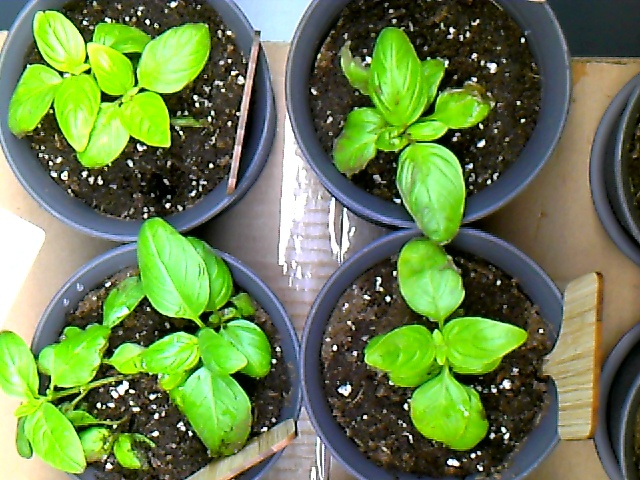
#> input picture 2020-02-06T20_27_34.359693_camera_0.jpg, 640 x 480 px
$ jupyter execute --allow-errors leaf_image_preprocessing-Copy1.ipynb   (shell and % lines are left out)
#> lines starting #> are read from the running program, lines starting #| are printed output that depends on the picture; after the words box and inside, x2 and y2 are one past the last pixel; in counts of white or black regions, pixels touching at a corner belong together
[cell 1]
import os
cwd = os.getcwd()
print(cwd)

#Change working directory
os.chdir(r'''C:\Users\wscott\Pictures''')
print(cwd)

[cell 2]
os.listdir()

[cell 3]
import cv2, matplotlib
import numpy as np
import matplotlib.pyplot as plt

[cell 4]
# read an image
base_leaf_img = cv2.imread('2020-02-06T20_27_34.359693_camera_0.jpg')
#> base_leaf_img is the input picture: shape (480, 640, 3); mean B, G, R 77.6, 128.5, 105.8

# show image format (basically a 3-d array of pixel color info, in BGR format)
print(base_leaf_img)
#> (printed output is left out)

[cell 5]
# convert image to RGB color for matplotlib
#base_leaf_img
BGR2RGB_leaf_img = cv2.cvtColor(base_leaf_img, cv2.COLOR_BGR2RGB)

# show image with matplotlib
#plt.imshow(base_leaf_img)
plt.imshow(BGR2RGB_leaf_img)

#numpy_horizontal = np.hstack((base_leaf_img, BGR2RGB_leaf_img))

#plt.imshow('Numpy Horizontal', numpy_horizontal)

[cell 6]
# convert image to grayscale
gray_img = cv2.cvtColor(BGR2RGB_leaf_img, cv2.COLOR_RGB2GRAY)
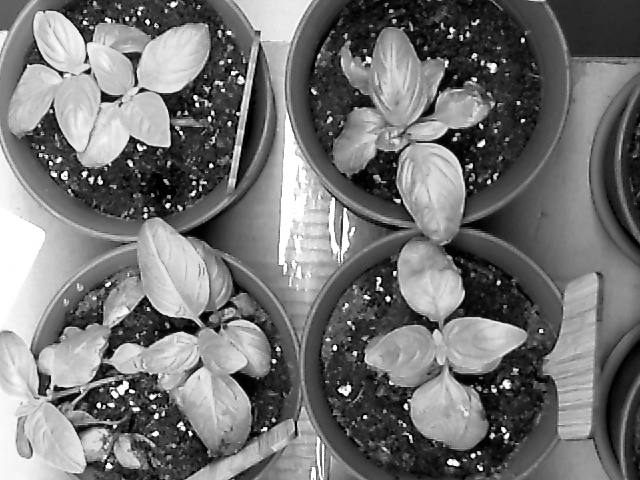
#> gray_img: shape (480, 640); min 0, max 255, mean 115.9

# grayscale image represented as a 2-d array
print(gray_img)
#> (printed output is left out)

[cell 7]
# find average per row, assuming image is already in the RGB format.
# np.average() takes in an axis argument which finds the average across that axis.
average_color_per_row = np.average(BGR2RGB_leaf_img, axis=0)
#> average_color_per_row = 640 rows, first 8: [205.9, 223.1, 188.6], [203.4, 220.8, 186.3], [202, 219.3, 185.7], [199.9, 217.3, 184.5], [199.1, 216.2, 184.6], [196.8, 214.2, 183.4], [195.8, 212.8, 183.8], [193.9, 211.4, 182.3]

# find average across average per row
average_color = np.average(average_color_per_row, axis=0)
#> average_color = [105.8, 128.5, 77.61]

# convert back to uint8
average_color = np.uint8(average_color)
#> average_color = [105, 128, 77]
print(average_color)
#| [105 128  77]

[cell 8]
# create 100 x 100 pixel image with average color value
average_color_img = np.array([[average_color]*100]*100, np.uint8)

plt.imshow(average_color_img)

[cell 9]
# threshold for image, with threshold 60
_, threshold_img = cv2.threshold(gray_img, 60, 255, cv2.THRESH_BINARY)
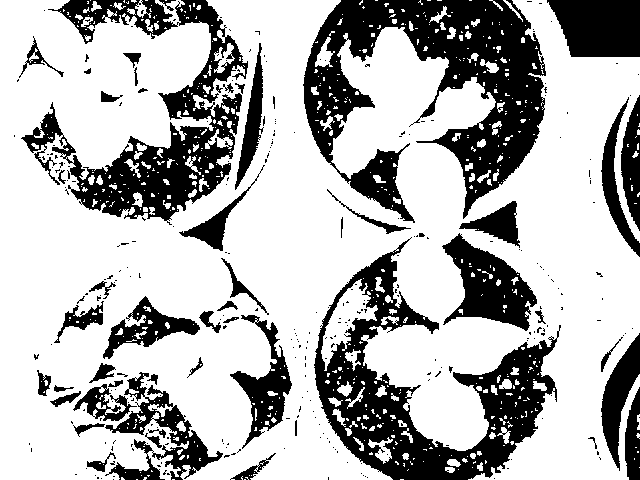
#> threshold_img: shape (480, 640); 70.3% white; 312 black regions (259 under 20 px), largest, box (x1, y1, x2, y2) and area: (303, 0, 546, 223) 23900, (314, 237, 561, 480) 18257, (21, 0, 248, 225) 15108

# show image
threshold_img = cv2.cvtColor(threshold_img, cv2.COLOR_GRAY2RGB)
plt.imshow(threshold_img)

[cell 10]
leaf_hsv = cv2.cvtColor(base_leaf_img, cv2.COLOR_BGR2HSV)
#> leaf_hsv: shape (480, 640, 3); mean H, S, V 54.4, 120.4, 135.9
leaf_hsv

[cell 11]
# open new Mondrian Piet painting photo
leaf_hsv = cv2.cvtColor(base_leaf_img, cv2.COLOR_BGR2HSV)

# threshold for hue channel in green range
green_min = np.array([10, 100, 100], np.uint8)
green_max = np.array([ 100, 255, 255], np.uint8)
threshold_green_img = cv2.inRange(leaf_hsv, green_min, green_max)
#> threshold_green_img: shape (480, 640); 28.2% white; 345 white regions (305 under 20 px), largest, box (x1, y1, x2, y2) and area: (333, 27, 529, 451) 31349, (0, 217, 272, 474) 29584, (8, 11, 211, 169) 17935

threshold_green_img = cv2.cvtColor(threshold_green_img, cv2.COLOR_GRAY2RGB)

plt.imshow(threshold_green_img)

[cell 12]
plt.imshow(cv2.cvtColor(leaf_hsv, cv2.COLOR_HSV2RGB))

#> (a cell that did not finish here is left out)

[cell 14]
plt.imshow(cv2.cvtColor(leaf_hsv, cv2.COLOR_HSV2RGB))

# get mask of pixels that are in blue range
mask_inverse = cv2.inRange(leaf_hsv, green_min, green_max)

# inverse mask to get parts that are not blue
mask = cv2.bitwise_not(mask_inverse)
plt.imshow(cv2.cvtColor(mask, cv2.COLOR_GRAY2RGB))

# convert single channel mask back into 3 channels
mask_rgb = cv2.cvtColor(mask, cv2.COLOR_GRAY2RGB)

# perform bitwise and on mask to obtain cut-out image that is not blue
masked_upstate = cv2.bitwise_and(base_leaf_img, mask_rgb)

# replace the cut-out parts with white
masked_replace_white = cv2.addWeighted(masked_upstate, 1, \
                                       cv2.cvtColor(mask_inverse, cv2.COLOR_GRAY2RGB), 1, 0)

plt.imshow(cv2.cvtColor(masked_replace_white, cv2.COLOR_BGR2RGB))

[cell 15]
# gaussian blurring with a 5x5 kernel
#BGR2RGB_leaf_img
leaf_blur_small = cv2.GaussianBlur(BGR2RGB_leaf_img, (5,5), 0)
plt.imshow(leaf_blur_small)

[cell 16]
#base_leaf_img = cv2.imread('leaf_image.jfif')
BGR2GRAY_leaf_img =  cv2.cvtColor(base_leaf_img, cv2.COLOR_BGR2GRAY)
leaf_preprocessed = cv2.GaussianBlur(BGR2GRAY_leaf_img, (5, 5), 0)

# get binary image
_, leaf_binary = cv2.threshold(leaf_preprocessed, 130, 255, cv2.THRESH_BINARY)
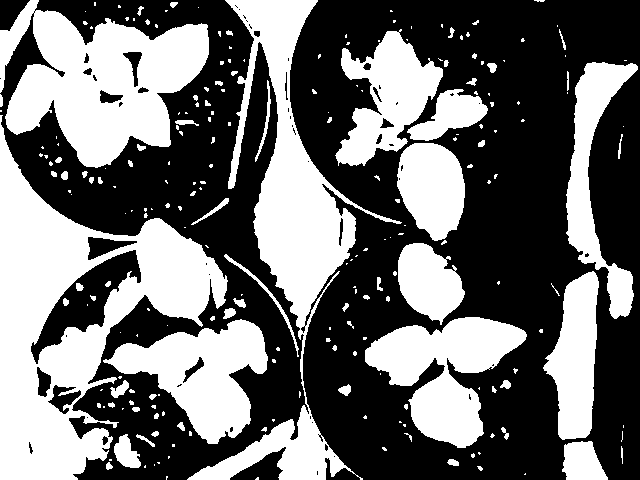
#> leaf_binary: shape (480, 640); 42.6% white; 230 white regions (159 under 20 px), largest, box (x1, y1, x2, y2) and area: (0, 115, 228, 480) 31634, (187, 0, 402, 480) 21939, (0, 0, 209, 168) 19873

# invert image to get coins
leaf_binary = cv2.bitwise_not(leaf_binary)
#> leaf_binary: shape (480, 640); 57.4% white; 230 black regions (159 under 20 px)
plt.imshow(leaf_binary)

[cell 17]
# find contours
leaf_contours, _ = cv2.findContours(leaf_binary, cv2.RETR_EXTERNAL, cv2.CHAIN_APPROX_SIMPLE)
#> leaf_contours = 34 contours, 23 with area under 20; largest, box (x1, y1, x2, y2) and area: (290, 0, 640, 480) 153144, (0, 0, 309, 480) 88758, (31, 250, 141, 364) 3936, (230, 447, 286, 480) 772, (0, 0, 30, 31) 532

# make copy of image
leaves_and_contours = np.copy(base_leaf_img)

# find contours of large enough area
min_leaf_area = 60
#> (the rest of this cell did not finish here and is left out)

[cell 18]
# create copy of image to draw bounding boxes
bounding_img = np.copy(base_leaf_img)

# for each contour find bounding box and draw rectangle
#> (the rest of this cell did not finish here and is left out)

[cell 19]
plt.imshow(cv2.cvtColor(base_leaf_img, cv2.COLOR_BGR2RGB))

[cell 20]
# get binary image and apply Gaussian blur
#coins_gray = cv2.cvtColor(coins, cv2.COLOR_BGR2GRAY)
coins_preprocessed = cv2.GaussianBlur(BGR2GRAY_leaf_img, (5, 5), 0)

plt.imshow(cv2.cvtColor(coins_preprocessed, cv2.COLOR_GRAY2RGB))

[cell 21]
_, coins_binary = cv2.threshold(coins_preprocessed, 130, 255, cv2.THRESH_BINARY)

# invert image to get coins
coins_binary = cv2.bitwise_not(coins_binary)
plt.imshow(cv2.cvtColor(coins_binary, cv2.COLOR_GRAY2RGB))
cv2.imwrite('output/coins-binary.png', coins_binary)
#> Out = True

[cell 22]
# morph coins by eroding and dilating to remove noise
morph_kernel = np.ones((15,15),np.uint8)
coins_morph = cv2.morphologyEx(coins_binary, cv2.MORPH_CLOSE, morph_kernel)
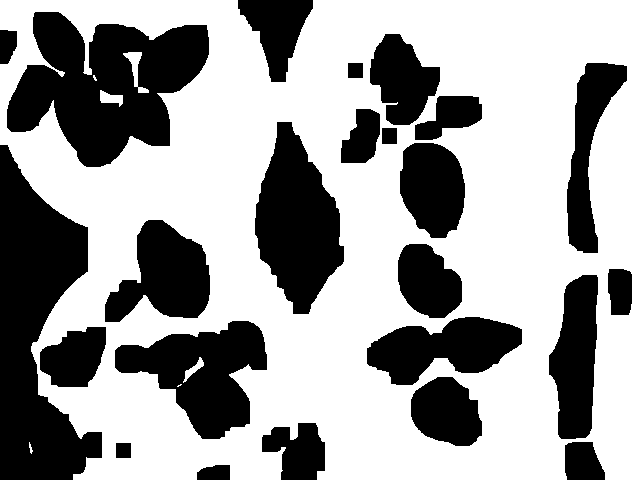
#> coins_morph: shape (480, 640); 62.9% white; 24 black regions, largest, box (x1, y1, x2, y2) and area: (0, 145, 102, 480) 19396, (7, 12, 209, 167) 18465, (255, 122, 344, 314) 10616

plt.imshow(cv2.cvtColor(coins_morph, cv2.COLOR_GRAY2RGB))

[cell 23]
# find contours
coins_contours, _ = cv2.findContours(coins_binary, cv2.RETR_EXTERNAL, cv2.CHAIN_APPROX_SIMPLE)
#> coins_contours has the same summary as leaf_contours

# make copy of image
coins_and_contours = np.copy(base_leaf_img)

# find contours of large enough area
min_coin_area = 60
large_contours = [cnt for cnt in coins_contours if cv2.contourArea(cnt) > min_coin_area]
#> large_contours = 8 contours; box (x1, y1, x2, y2) and area: (290, 0, 640, 480) 153144, (0, 0, 309, 480) 88758, (31, 250, 141, 364) 3936, (230, 447, 286, 480) 772, (0, 0, 30, 31) 532, (88, 237, 137, 260) 482, (48, 385, 81, 414) 380, (37, 367, 51, 397) 236

# draw contours
cv2.drawContours(coins_and_contours, large_contours, -1, (255,0,0))
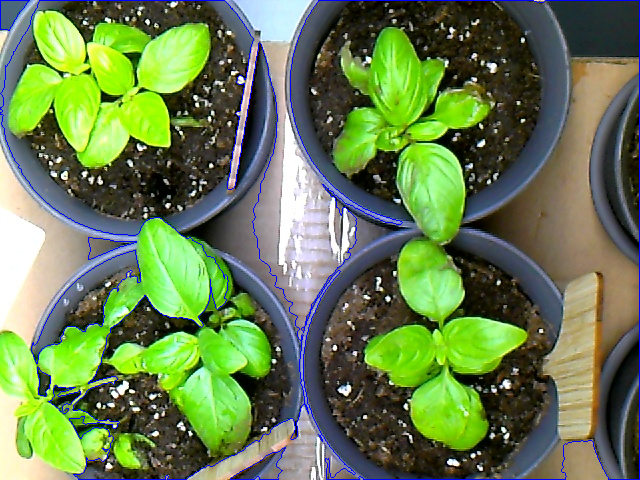
#> coins_and_contours: shape (480, 640, 3); 1.7% of pixels changed, all inside (x1, y1, x2, y2) = (0, 0, 640, 480)

plt.imshow(cv2.cvtColor(coins_and_contours, cv2.COLOR_BGR2RGB))
cv2.imwrite('output/coins-contour.jpg', coins_and_contours)

# print number of contours
print('number of coins: %d' % len(large_contours))
#| number of coins: 8

[cell 24]
# create copy of image to draw bounding boxes
bounding_img = np.copy(base_leaf_img)

# for each contour find bounding box and draw rectangle
for contour in large_contours:
    x, y, w, h = cv2.boundingRect(contour)
    cv2.rectangle(bounding_img, (x, y), (x + w, y + h), (0, 255, 0), 3)
#> this loop made 8 passes
#> (x, y, w, h) on passes 1 to 8: (230, 447, 56, 33), (48, 385, 33, 29), (37, 367, 14, 30), (31, 250, 110, 114), (88, 237, 49, 23), (290, 0, 350, 480), (0, 0, 309, 480), (0, 0, 30, 31)
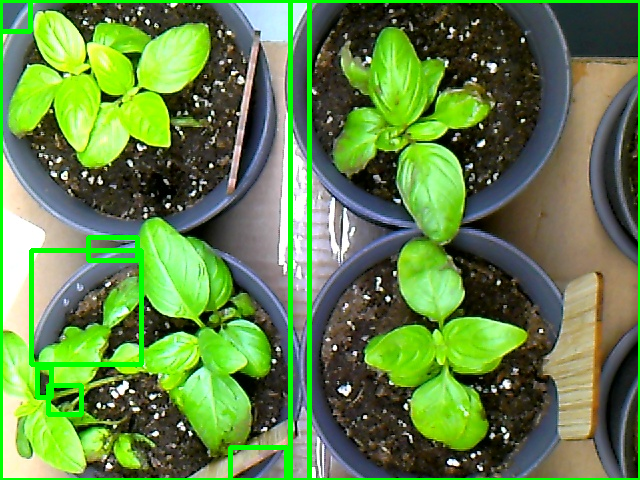
#> bounding_img: shape (480, 640, 3); 4.87% of pixels changed, all inside (x1, y1, x2, y2) = (0, 0, 640, 480)

plt.imshow(cv2.cvtColor(bounding_img, cv2.COLOR_BGR2RGB))
cv2.imwrite('output/coins-bounding.jpg', bounding_img)
#> Out = True

[cell 25]
cups_preprocessed  = cv2.cvtColor(cv2.GaussianBlur(base_leaf_img, (7,7), 0), cv2.COLOR_BGR2GRAY)

[cell 26]
# find binary image with thresholding
low_thresh = 120
high_thresh = 200
_, cups_thresh = cv2.threshold(cups_preprocessed, low_thresh, 255, cv2.THRESH_BINARY)
#> cups_thresh: shape (480, 640); 45.9% white; 175 white regions (103 under 20 px), largest, box (x1, y1, x2, y2) and area: (0, 0, 269, 480) 64712, (187, 0, 408, 480) 25050, (543, 59, 640, 480) 16709
plt.imshow(cv2.cvtColor(cups_thresh, cv2.COLOR_GRAY2RGB))
cv2.imwrite('output/cups-thresh-low.png', cups_thresh)

_, cups_thresh_hi = cv2.threshold(cups_preprocessed, high_thresh, 255, cv2.THRESH_BINARY)
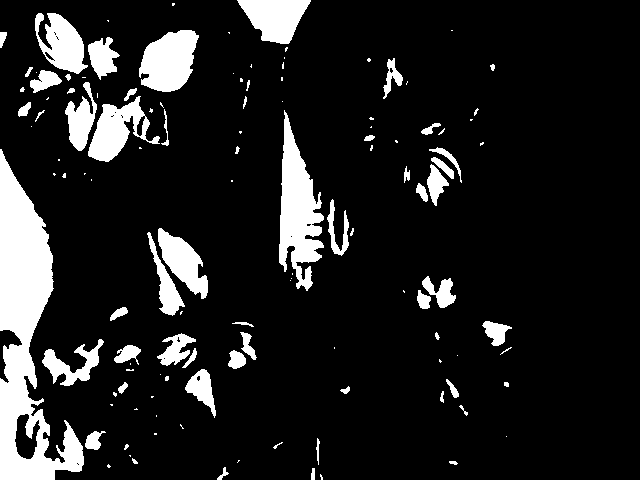
#> cups_thresh_hi: shape (480, 640); 12.6% white; 123 white regions (65 under 20 px), largest, box (x1, y1, x2, y2) and area: (0, 149, 84, 480) 12458, (279, 110, 324, 291) 4313, (139, 30, 199, 92) 2652
cv2.imwrite('output/cups-thresh-hi.png', cups_thresh_hi)
#> Out = True

[cell 27]
# find binary image with edges
cups_edges = cv2.Canny(cups_preprocessed, threshold1=90, threshold2=110)
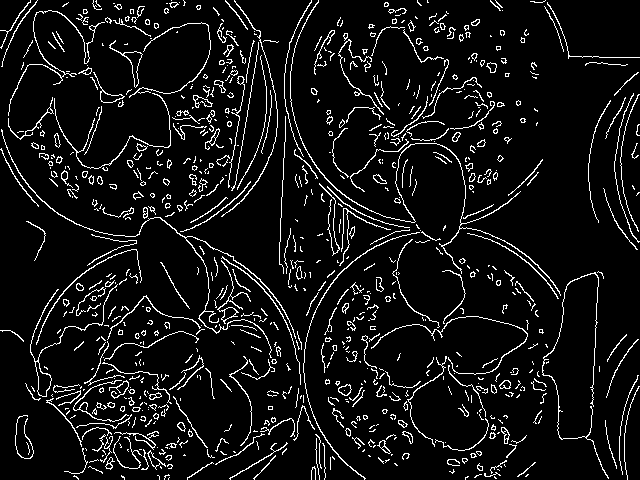
#> cups_edges: shape (480, 640); 7.7% white in thin lines or dots
plt.imshow(cv2.cvtColor(cups_edges, cv2.COLOR_GRAY2RGB))
cv2.imwrite('output/cups-edges.png', cups_edges)
#> Out = True

[cell 28]
# find hough circles
circles = cv2.HoughCircles(cups_edges, cv2.HOUGH_GRADIENT, dp=1.5, minDist=50, minRadius=80, maxRadius=150)
#> circles = [[134.2, 96.75, 137.6], [426.8, 84.75, 135.9], [179.2, 369.8, 119.4], [432.8, 369.8, 129.4], [387.8, 123.8, 96.35]]
cups_circles = np.copy(base_leaf_img)

# if circles are detected, draw them
if circles is not None and len(circles) > 0:
    for (x, y, r) in circles[0]:
        x, y, r = int(x), int(y), int(r)
        cv2.circle(cups_circles, (x, y), r, (255, 255, 0), 4)
#> this loop made 5 passes
#> (x, y, r) on passes 1 to 5: (134, 96, 137), (426, 84, 135), (179, 369, 119), (432, 369, 129), (387, 123, 96)
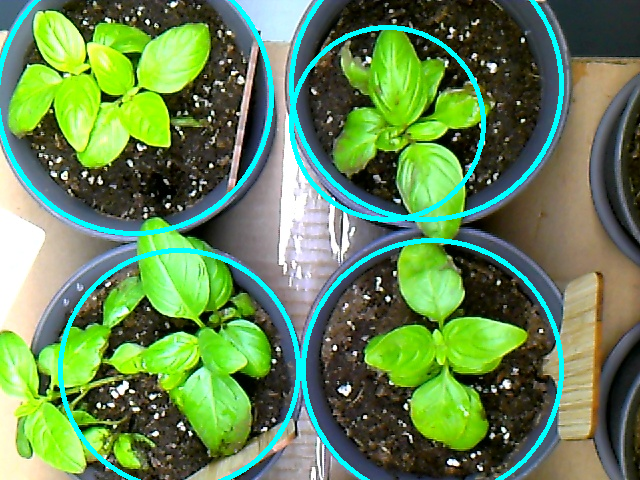
#> cups_circles: shape (480, 640, 3); 5.01% of pixels changed, all inside (x1, y1, x2, y2) = (0, 0, 564, 480)
    plt.imshow(cv2.cvtColor(cups_circles, cv2.COLOR_BGR2RGB))

print('number of circles detected: %d' % len(circles[0]))
#| number of circles detected: 5
cv2.imwrite('output/cups-circles.jpg', base_leaf_img)
#> Out = True

[cell 29]
import cv2
import numpy as np
def viewImage(image):
    cv2.namedWindow('Display', cv2.WINDOW_NORMAL)
    cv2.imshow('Display', image)
    cv2.waitKey(0)
    cv2.destroyAllWindows()
def grayscale_17_levels (image):
    high = 255
    while(1):
        low = high - 15
        col_to_be_changed_low = np.array([low])
        col_to_be_changed_high = np.array([high])
        curr_mask = cv2.inRange(gray, col_to_be_changed_low,col_to_be_changed_high)
        gray[curr_mask > 0] = (high)
        high -= 15
        if(low == 0 ):
            break
#> this loop made 17 passes
#> pass 3, in grayscale_17_levels, `curr_mask = cv2.inRange(gray, col_to_be_changed_low,col_to_be_changed_..`:
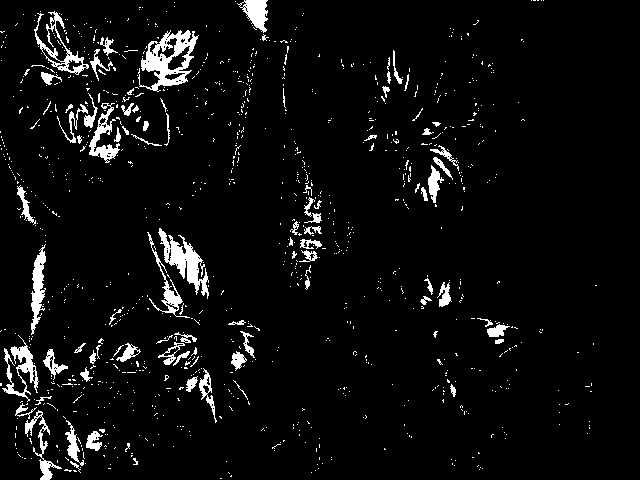
#> curr_mask: shape (480, 640); 5.2% white; 1074 white regions (987 under 20 px), largest, box (x1, y1, x2, y2) and area: (138, 30, 199, 92) 1599, (158, 228, 209, 299) 1222, (2, 335, 39, 402) 768
#> after the loop, high = 0
image = cv2.imread('2020-02-06T20_27_34.359693_camera_0.jpg')
viewImage(image)
gray = cv2.cvtColor(image, cv2.COLOR_BGR2GRAY)
grayscale_17_levels(gray)
viewImage(gray)

$ run again, with 2020-02-06T20_27_35.903551_camera_2.jpg copied over 2020-02-06T20_27_34.359693_camera_0.jpg
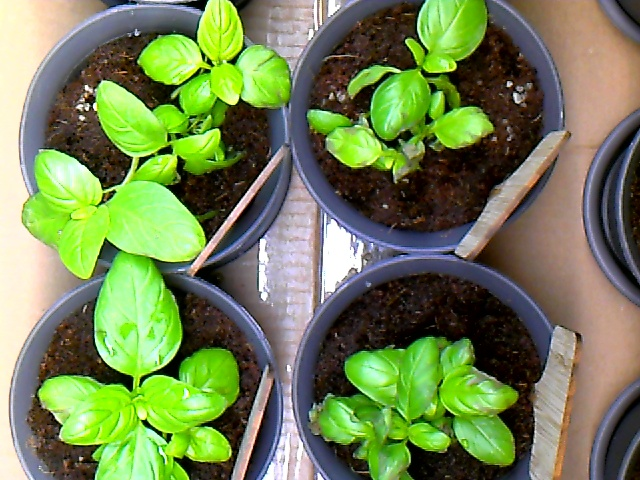
#> input picture 2020-02-06T20_27_35.903551_camera_2.jpg, 640 x 480 px
#> base_leaf_img is the input picture: shape (480, 640, 3); mean B, G, R 84.8, 131.4, 115
#> (printed output is left out)
#> (printed output is left out)
#> average_color_per_row = 640 rows, first 8: [254.5, 248.5, 218.9], [254.4, 248.4, 218.8], [254.4, 247.8, 219.1], [254.2, 247.5, 219.2], [254.3, 247, 219.6], [254.2, 246.8, 219.4], [254.5, 246.2, 219.3], [254.5, 246, 218.7]
#> `average_color = np.average(average_color_per_row, axis=0)`: average_color = [115, 131.4, 84.79]
#> `average_color = np.uint8(average_color)`: average_color = [114, 131, 84]
#| [114 131  84]
#> leaf_hsv: shape (480, 640, 3); mean H, S, V 52.1, 123.7, 143.8
#> mask: shape (480, 640); 72.7% white; 285 black regions (260 under 20 px), largest, box (x1, y1, x2, y2) and area: (21, 0, 291, 480) 47719, (313, 337, 518, 480) 16528, (346, 0, 494, 151) 10417
#> leaf_contours = 50 contours, 33 with area under 20; largest, box (x1, y1, x2, y2) and area: (135, 0, 640, 480) 141149, (29, 9, 211, 190) 13594, (16, 238, 134, 480) 10420, (582, 102, 640, 318) 8316, (595, 0, 640, 63) 1529
#> `cv2.imwrite('output/coins-binary.png', coins_binary)`: Out = True
#> coins_morph: shape (480, 640); 58% white; 24 black regions, largest, box (x1, y1, x2, y2) and area: (0, 0, 205, 480) 42430, (550, 0, 640, 423) 19424, (41, 354, 233, 480) 14866
#> coins_contours has the same summary as leaf_contours
#> large_contours = 12 contours; largest, box (x1, y1, x2, y2) and area: (135, 0, 640, 480) 141149, (29, 9, 211, 190) 13594, (16, 238, 134, 480) 10420, (582, 102, 640, 318) 8316, (595, 0, 640, 63) 1529
#> coins_and_contours: shape (480, 640, 3); 2.62% of pixels changed, all inside (x1, y1, x2, y2) = (16, 0, 640, 480)
#| number of coins: 12
#> the loop `for contour in large_contours:` made 12 passes
#> (x, y, w, h) on passes 1 to 8: (141, 419, 32, 24), (16, 238, 118, 242), (96, 190, 20, 17), (135, 144, 38, 28), (582, 102, 58, 216), (200, 49, 14, 18), (29, 9, 182, 181), (595, 0, 45, 63)
#> after the loop `for contour in large_contours:`:
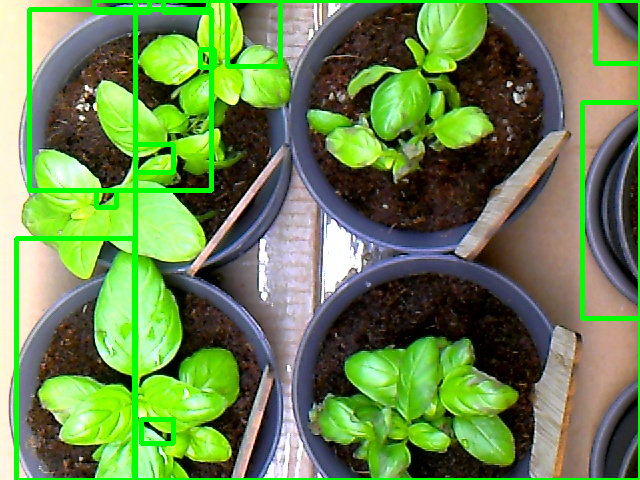
#> bounding_img: shape (480, 640, 3); 5.44% of pixels changed, all inside (x1, y1, x2, y2) = (14, 0, 640, 480)
#> `cv2.imwrite('output/coins-bounding.jpg', bounding_img)`: Out = True
#> cups_thresh: shape (480, 640); 52.2% white; 42 black regions (20 under 20 px), largest, box (x1, y1, x2, y2) and area: (139, 0, 567, 480) 67451, (296, 131, 583, 480) 40756, (34, 11, 211, 190) 12521
#> cups_thresh_hi: shape (480, 640); 15.9% white; 113 white regions (49 under 20 px), largest, box (x1, y1, x2, y2) and area: (0, 0, 65, 480) 14503, (40, 152, 201, 278) 9090, (97, 263, 167, 371) 4754
#> cups_edges: shape (480, 640); 6.5% white in thin lines or dots
#> circles = [[429.8, 390.8, 134.3], [423.8, 120.8, 137.6], [149.2, 140.2, 132.6], [146.2, 405.8, 137.6]]
#> the loop `for (x, y, r) in circles[0]:` made 4 passes
#> (x, y, r) on passes 1 to 4: (429, 390, 134), (423, 120, 137), (149, 140, 132), (146, 405, 137)
#| number of circles detected: 4
#> `cv2.imwrite('output/cups-circles.jpg', base_leaf_img)`: Out = True
#> the loop in grayscale_17_levels, `while(1):` made 17 passes
#> pass 3, in grayscale_17_levels, `curr_mask = cv2.inRange(gray, col_to_be_changed_low,col_to_be_changed_..`:
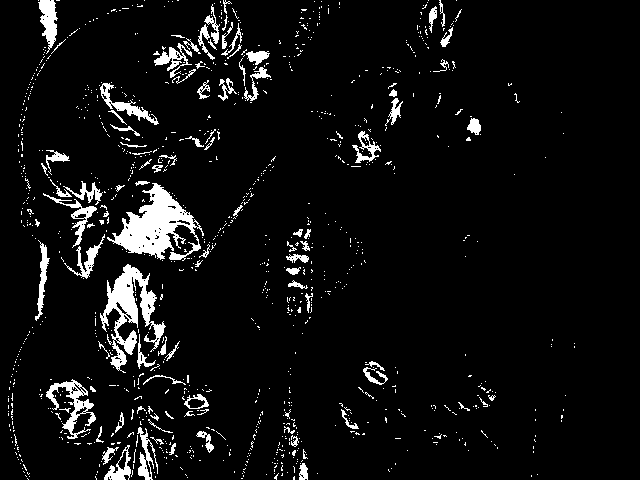
#> curr_mask: shape (480, 640); 6.2% white; 1079 white regions (981 under 20 px), largest, box (x1, y1, x2, y2) and area: (107, 183, 204, 261) 3208, (100, 264, 166, 373) 2513, (46, 379, 96, 439) 895
#> after the loop in grayscale_17_levels, `while(1):`: high = 0
